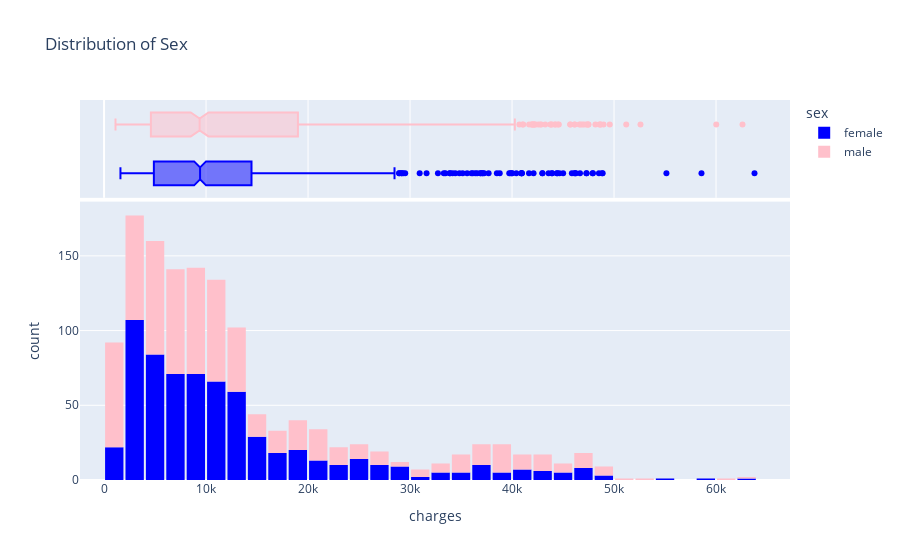

The cell this chart's notebook holds for it:
### Markdown cell above
### Sex

### Code cell
# histogram for Sex
fig = px.histogram(medical_df, 
                   x = 'charges', 
                   marginal = 'box',
                   color = 'sex',
                   color_discrete_sequence = ['blue', 'pink'], 
                   title = 'Distribution of Sex')
fig.update_layout(bargap = 0.1)
fig.show()

### Figure 1 — Plotly figure (JSON) as saved in the notebook; plotly's stock layout.template omitted (floating-point values rounded to 4 significant figures; data arrays with more than 128 entries replaced by an {"elided": "..."} marker saying what was removed)
{"data": [{"alignmentgroup": "True", "bingroup": "x", "hovertemplate": "sex=female<br>charges=%{x}<br>count=%{y}<extra></extra>", "legendgroup": "female", "marker": {"color": "blue", "pattern": {"shape": ""}}, "name": "female", "offsetgroup": "female", "orientation": "v", "showlegend": true, "type": "histogram", "x": {"elided": "662 float values"}, "xaxis": "x", "yaxis": "y"}, {"alignmentgroup": "True", "hovertemplate": "sex=female<br>charges=%{x}<extra></extra>", "legendgroup": "female", "marker": {"color": "blue"}, "name": "female", "notched": true, "offsetgroup": "female", "showlegend": false, "type": "box", "x": {"elided": "662 float values"}, "xaxis": "x2", "yaxis": "y2"}, {"alignmentgroup": "True", "bingroup": "x", "hovertemplate": "sex=male<br>charges=%{x}<br>count=%{y}<extra></extra>", "legendgroup": "male", "marker": {"color": "pink", "pattern": {"shape": ""}}, "name": "male", "offsetgroup": "male", "orientation": "v", "showlegend": true, "type": "histogram", "x": {"elided": "676 float values"}, "xaxis": "x", "yaxis": "y"}, {"alignmentgroup": "True", "hovertemplate": "sex=male<br>charges=%{x}<extra></extra>", "legendgroup": "male", "marker": {"color": "pink"}, "name": "male", "notched": true, "offsetgroup": "male", "showlegend": false, "type": "box", "x": {"elided": "676 float values"}, "xaxis": "x2", "yaxis": "y2"}], "layout": {"bargap": 0.1, "barmode": "relative", "legend": {"title": {"text": "sex"}, "tracegroupgap": 0}, "title": {"text": "Distribution of Sex"}, "xaxis": {"anchor": "y", "domain": [0, 1], "title": {"text": "charges"}}, "xaxis2": {"anchor": "y2", "domain": [0, 1], "matches": "x", "showgrid": true, "showticklabels": false}, "yaxis": {"anchor": "x", "domain": [0, 0.7326], "title": {"text": "count"}}, "yaxis2": {"anchor": "x2", "domain": [0.7426, 1], "matches": "y2", "showgrid": false, "showline": false, "showticklabels": false, "ticks": ""}}}
